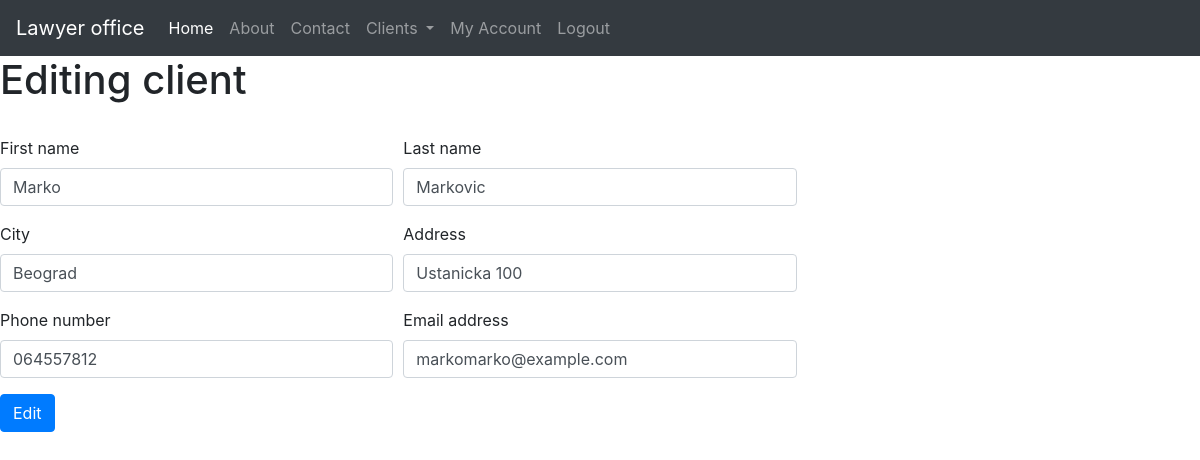
Page /edit/1 (signed in) on the committed database.
### blog/models.py (models this page shows)
class Client(db.Model):
    id = db.Column(db.Integer, primary_key=True)
    first_name = db.Column(db.String(250), nullable=False)
    last_name = db.Column(db.String(250), nullable=False)
    city = db.Column(db.String(50), nullable=False)
    address = db.Column(db.String(50), nullable=False)
    phone = db.Column(db.String(50), nullable=False)
    mail = db.Column(db.String(50))
    user_id = db.Column(db.Integer, db.ForeignKey('user.id'), nullable=False)
    judgments = db.relationship('Judgment', backref='judgments')

### client/routes.py (the view)
@client.route("/edit/<int:client_id>", methods=['GET', 'POST'])
@login_required
def edit(client_id):
    client = Client.query.get_or_404(client_id)
    form = AddClient()
    if form.validate_on_submit():
        client.first_name = form.f_name.data
        client.last_name = form.l_name.data
        client.city = form.city.data
        client.address = form.address.data
        client.phone = form.phone.data
        client.mail = form.mail.data
        print(form.address.data)
        db.session.commit()
        return redirect(url_for('client.all_client'))
    elif request.method == 'GET':
        form.f_name.data = client.first_name
        form.l_name.data = client.last_name
        form.city.data = client.city
        form.address.data = client.address
        form.phone.data = client.phone
        form.mail.data = client.mail
    return render_template("edit.html", form=form, title="Edit client", client=client)

### client/forms.py
class AddClient(FlaskForm):
    f_name = StringField("First name", validators=[DataRequired()])
    l_name = StringField("Last name", validators=[DataRequired()])
    city = StringField("City", validators=[DataRequired()])
    address = StringField("Address", validators=[DataRequired()])
    phone = StringField("Phone number", validators=[DataRequired()])
    mail = StringField("Email", validators=[DataRequired(), Email()])
    submit = SubmitField("Add client")

### blog/models.py (called while the page is built)
@login_manager.user_loader
def load_user(user_id):
    return User.query.get(int(user_id))

### blog/templates/edit.html (shortened to what this page needs)
{% extends 'base.html' %}
{% block content %}
<h1>Editing client</h1>
<br>
<form action="" method="POST">
    <div class="form-row">
        <div class="form-group col-md-4">
            <label for="inputFName">First name</label>
            <input type="fname" class="form-control" id="inputFName" name="f_name" value="{{client.first_name}}">
        </div>
        <div class="form-group col-md-4">
            <label for="inputLName">Last name</label>
            <input type="lname" class="form-control" id="inputLName" name="l_name" value="{{client.last_name}}">
        </div>
    </div>
    <div class="form-row">
        <div class="form-group col-md-4">
            <label for="inputCity">City</label>
            <input type="city" class="form-control" id="inputCity" name="city" value="{{client.city}}">
        </div>
        <div class="form-group col-md-4">
            <label for="inputAddress">Address</label>
            <input type="address" class="form-control" id="inputAddress" name="address"  value="{{client.address}}">
        </div>
    </div>
    <div class="form-row">
        <div class="form-group col-md-4">
            <label for="inputPhone">Phone number</label>
            <input type="number" class="form-control" id="inputPhone" name="phone" value="{{client.phone}}">
        </div>
        <div class="form-group col-md-4">
            <label for="inputMail">Email address</label>
            <input type="eaddress" class="form-control" id="inputMail" name="mail" value="{{client.mail}}">
        </div>
    </div>
    <button type="submit" class="btn btn-primary">Edit</button>
</form>
{% endblock %}

### rows in the picture
Client: f_name "Marko", l_name "Markovic", city "Beograd", address "Ustanicka 100", phone "064557812", mail "markomarko@example.com"
